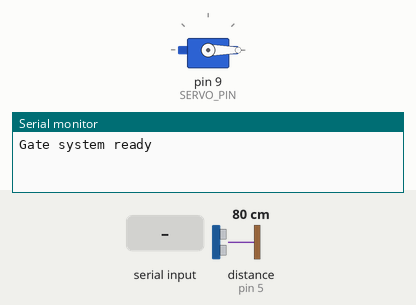
This sketch was run on a simulated Arduino Uno, built with avr-gcc and run on an emulated ATmega328P. Parts: servo, the last lines printed to the serial monitor. Inputs (shaded band) come from the test bench; at power-on: distance to the obstacle (sensor on pin 5) 80 cm. The echo pulse lasts 58.3 µs per cm.

Above: at 1.7 s.
1.8 s: "O\n" received over Serial
At 2.33 s:
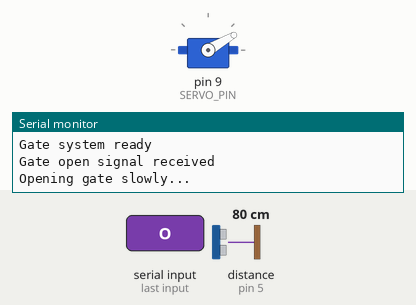
At 3.6 s:
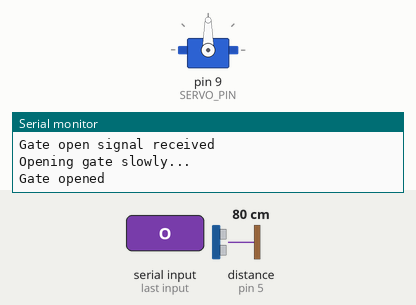
4.8 s: distance to the obstacle (sensor on pin 5) set to 2 cm
6.7 s: distance to the obstacle (sensor on pin 5) set to 4 cm
Timing chart, 0 to 9.7 s (numbered marks = the images above; inputs shaded):
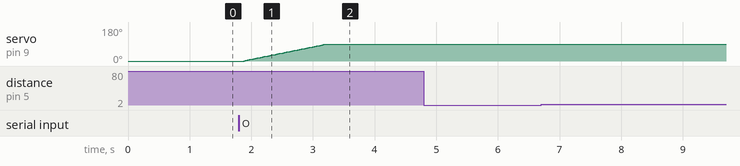

Measured:
- after the input at 1.8 s, servo on pin 9 (SERVO_PIN): moves from 0° to 90° over 1.3 s, starting after 0.08 s

The sketch:

gatecontroll.ino
```cpp
// =============================================
// 차단기 제어 코드
//
// 서보모터     → 9번 핀
// 입구 초음파  → TRIG:4, ECHO:5 (뒤차 감지)
// 출구 초음파  → TRIG:6, ECHO:7 (출차 감지)
//
// 동작:
// 'O\n' 신호 → 90도 천천히 올라감
// 뒤차 없음 + 5초 경과 → 천천히 내려오기 시작
// 내려오는 도중 초음파 감지 → 즉시 멈추고 다시 올라감
// 출구 초음파 감지 → 90도 올라감 → 5초 후 내려옴
// =============================================

#include <Servo.h>

// 핀 설정
const int SERVO_PIN  = 9;
const int ENTRY_TRIG = 4;
const int ENTRY_ECHO = 5;
const int EXIT_TRIG  = 6;
const int EXIT_ECHO  = 7;

// 차단기 각도
const int GATE_CLOSE = 0;
const int GATE_OPEN  = 90;

// 서보모터 속도 설정 (클수록 느림)
const int SERVO_SPEED = 15;  // ms per degree

// 거리 설정 (cm)
const int ENTRY_DETECT = 5;
const int EXIT_DETECT  = 5;

// 차단기 열림 시간 (ms)
const unsigned long GATE_OPEN_TIME = 5000;  // 5초

// 출구 쿨타임 (ms)
const unsigned long EXIT_COOLDOWN = 5000;

// 상태 변수
bool gateIsOpen            = false;
unsigned long gateOpenedAt = 0;
unsigned long lastExitOpen = 0;
int currentAngle           = 0;

Servo gateServo;
String inputBuffer = "";

void setup() {
    Serial.begin(9600);

    gateServo.attach(SERVO_PIN);
    gateServo.write(GATE_CLOSE);
    currentAngle = GATE_CLOSE;
    delay(500);
    gateServo.detach();
    gateIsOpen = false;

    pinMode(ENTRY_TRIG, OUTPUT);
    pinMode(ENTRY_ECHO, INPUT);
    pinMode(EXIT_TRIG, OUTPUT);
    pinMode(EXIT_ECHO, INPUT);

    Serial.println("Gate system ready");
}

void loop() {
    unsigned long now = millis();

    // ── 1. 파이썬 신호 수신 ──────────────────────────────
    while (Serial.available()) {
        char c = Serial.read();
        if (c == '\n') {
            inputBuffer.trim();
            if (inputBuffer == "O") {
                Serial.println("Gate open signal received");
                openGate(now);
            }
            inputBuffer = "";
        } else {
            inputBuffer += c;
        }
    }

    // ── 2. 차단기 열려있을 때 체크 ───────────────────────
    if (gateIsOpen) {
        int entryDist = getDistance(ENTRY_TRIG, ENTRY_ECHO);
        bool rearCarDetected = (entryDist > 0 && entryDist < ENTRY_DETECT);

        if (rearCarDetected) {
            // 뒤차 감지됨 → 타이머 리셋 (차단기 계속 올라가있음)
            gateOpenedAt = now;
            Serial.print("Rear car detected (");
            Serial.print(entryDist);
            Serial.println("cm) - keeping gate open");
        } else {
            // 뒤차 없음 → 5초 지나면 천천히 닫기 시작
            if (now - gateOpenedAt >= GATE_OPEN_TIME) {
                Serial.println("No rear car - closing gate slowly");
                closeGateWithCheck();  // 내려오면서 중간에 차 감지 시 다시 올라감
            }
        }
    }

    // ── 3. 출구 초음파 - 출차 차량 감지 ─────────────────
    if (!gateIsOpen && now - lastExitOpen > EXIT_COOLDOWN) {
        int exitDist = getDistance(EXIT_TRIG, EXIT_ECHO);
        if (exitDist > 0 && exitDist < EXIT_DETECT) {
            Serial.print("Exit vehicle detected (");
            Serial.print(exitDist);
            Serial.println("cm) - opening gate");
            openGate(now);
            lastExitOpen = now;
        }
    }

    delay(50);
}

// 차단기 천천히 열기
void openGate(unsigned long now) {
    Serial.println("Opening gate slowly...");
    moveServoUp();
    gateIsOpen   = true;
    gateOpenedAt = now;
    Serial.println("Gate opened");
}

// 올라가기
void moveServoUp() {
    gateServo.attach(SERVO_PIN);
    for (int pos = currentAngle; pos <= GATE_OPEN; pos++) {
        gateServo.write(pos);
        delay(SERVO_SPEED);
    }
    currentAngle = GATE_OPEN;
}

// 내려오면서 차 감지 시 다시 올라가기 (핵심!)
void closeGateWithCheck() {
    gateServo.attach(SERVO_PIN);

    for (int pos = currentAngle; pos >= GATE_CLOSE; pos--) {
        gateServo.write(pos);
        currentAngle = pos;
        delay(SERVO_SPEED);

        // 내려오는 도중 초음파 체크
        int entryDist = getDistance(ENTRY_TRIG, ENTRY_ECHO);
        bool carDetected = (entryDist > 0 && entryDist < ENTRY_DETECT);

        if (carDetected) {
            // 차 감지됨 → 즉시 멈추고 다시 올라가기
            Serial.print("Car detected while closing (");
            Serial.print(entryDist);
            Serial.println("cm) - reopening gate!");

            // 현재 각도에서 다시 위로
            for (int upPos = currentAngle; upPos <= GATE_OPEN; upPos++) {
                gateServo.write(upPos);
                delay(SERVO_SPEED);
            }
            currentAngle = GATE_OPEN;
            gateIsOpen   = true;
            gateOpenedAt = millis();  // 타이머 리셋
            Serial.println("Gate reopened");
            return;  // 닫기 중단
        }
    }

    // 차 없이 완전히 닫힘
    currentAngle = GATE_CLOSE;
    delay(300);
    gateServo.detach();
    gateIsOpen = false;
    Serial.println("Gate closed");
}

// 초음파 거리 측정
int getDistance(int trigPin, int echoPin) {
    digitalWrite(trigPin, LOW);
    delayMicroseconds(2);
    digitalWrite(trigPin, HIGH);
    delayMicroseconds(10);
    digitalWrite(trigPin, LOW);

    long duration = pulseIn(echoPin, HIGH, 30000);
    if (duration == 0) return -1;

    return duration * 0.034 / 2;
}
```
